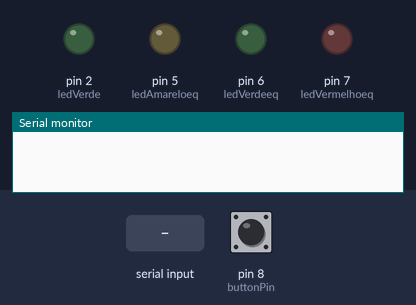
Bench run of a sketch on a simulated Arduino Uno, built with avr-gcc and run on an emulated ATmega328P. Parts: output pins drawn as LEDs (lit = HIGH), the last lines printed to the serial monitor. The test bench sets the inputs (shaded band); at power-on: pin 8 (buttonPin) LOW.

Above: at 1.2 s.
1.3 s: "R" received over Serial
At 2.5 s:
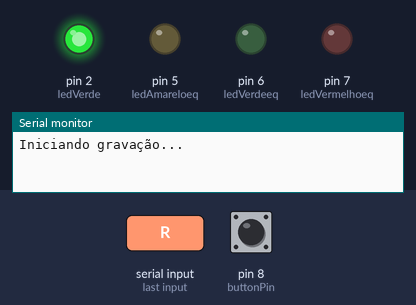
2.8 s: "T" received over Serial
At 3.8 s:
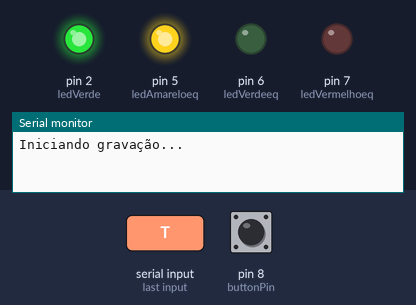
4.3 s: "U" received over Serial
At 4.9 s:
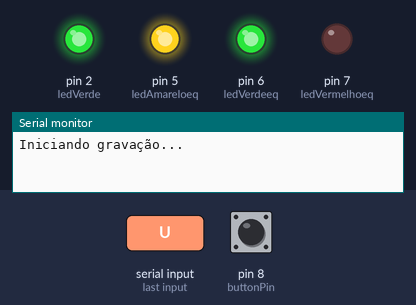
5.8 s: "V" received over Serial
At 6.1 s:
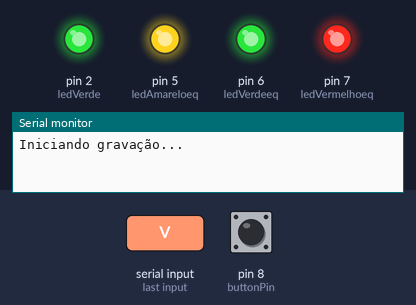
8.9 s: "L" received over Serial
At 9.6 s:
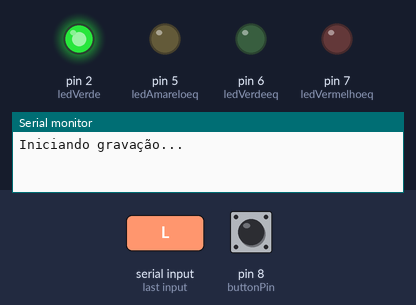
Timing chart, 0 to 11.4 s (numbered marks = the images above; inputs shaded):
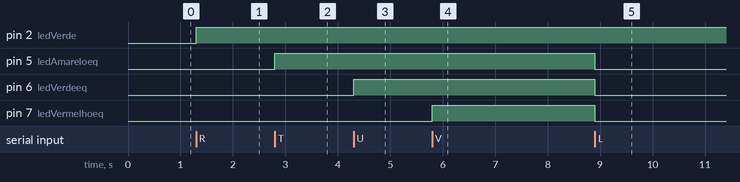

Measured:
- after the input at 1.3 s, pin 2 (ledVerde): LOW → HIGH at once
- after the input at 2.8 s, pin 5 (ledAmareloeq): LOW → HIGH at once
- after the input at 4.3 s, pin 6 (ledVerdeeq): LOW → HIGH at once
- after the input at 5.8 s, pin 7 (ledVermelhoeq): LOW → HIGH at once
- after the input at 8.9 s, pin 5 (ledAmareloeq), pin 6 (ledVerdeeq), pin 7 (ledVermelhoeq): HIGH → LOW at once

The sketch:

gravacao_python.ino
```cpp
const int buttonPin = 8;
bool buttonState = false;
bool lastButtonState = false;
int clickCount = 0;

int ledVerde = 2;
int ledAmareloeq = 5;
int ledVerdeeq = 6;
int ledVermelhoeq = 7;

char comando;
bool gravando = false;

void setup() {
  pinMode(buttonPin, INPUT);
  pinMode(ledVerde, OUTPUT);
  pinMode(ledAmareloeq, OUTPUT);
  pinMode(ledVerdeeq, OUTPUT);
  pinMode(ledVermelhoeq, OUTPUT);

  Serial.begin(9600);
  lastButtonState = digitalRead(buttonPin) == LOW;
}

void loop() {
  buttonState = digitalRead(buttonPin) == LOW;

  if (buttonState != lastButtonState) {
    if (buttonState) {
      clickCount++;  // Aumenta o contador de cliques

      if (clickCount % 2 == 1) {
        Serial.println("1");
      } else {
        Serial.println("2");
      }
    }
    lastButtonState = buttonState;
  }

  if (Serial.available() > 0) {
    comando = Serial.read();

    if (comando == 'R' && !gravando) {
      gravando = true;
      digitalWrite(ledVerde, HIGH);
      Serial.println("Iniciando gravação...");
    }
    else if (comando == 'S' && gravando) {
      gravando = false;
      digitalWrite(ledVerde, LOW);
      digitalWrite(ledAmareloeq, LOW);
      digitalWrite(ledVerdeeq, LOW);
      digitalWrite(ledVermelhoeq, LOW);
      Serial.println("Gravação finalizada.");
    }
    else if (comando == 'T') {
      digitalWrite(ledAmareloeq, HIGH);
      digitalWrite(ledVerdeeq, LOW);
      digitalWrite(ledVermelhoeq, LOW);
    }
    else if (comando == 'U') {
      digitalWrite(ledAmareloeq, HIGH);
      digitalWrite(ledVerdeeq, HIGH);
      digitalWrite(ledVermelhoeq, LOW);
    }
    else if (comando == 'V') {
      digitalWrite(ledVerdeeq, HIGH);
      digitalWrite(ledAmareloeq, HIGH);
      digitalWrite(ledVermelhoeq, HIGH);
    }
    else if (comando == 'L') {
      digitalWrite(ledAmareloeq, LOW);
      digitalWrite(ledVerdeeq, LOW);
      digitalWrite(ledVermelhoeq, LOW);
    }
  }
}
```
